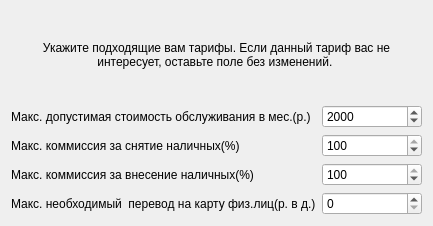
            <widget class="QWidget" name="scrollAreaWidgetContents_3">
             <property name="geometry">
              <rect>
               <x>0</x>
               <y>0</y>
               <width>433</width>
               <height>226</height>
              </rect>
             </property>
             <layout class="QGridLayout" name="gridLayout_4">
              <item row="2" column="0">
               <widget class="QLabel" name="label_14">
                <property name="text">
                 <string>Макс. коммиссия за снятие наличных(%)</string>
                </property>
               </widget>
              </item>
              <item row="2" column="1">
               <widget class="QSpinBox" name="cashComission_biz_SpinBox">
                <property name="maximum">
                 <number>100</number>
                </property>
                <property name="singleStep">
                 <number>1</number>
                </property>
                <property name="value">
                 <number>100</number>
                </property>
               </widget>
              </item>
              <item row="0" column="0" colspan="2">
               <widget class="QLabel" name="label_13">
                <property name="text">
                 <string>Укажите подходящие вам тарифы. Если данный тариф вас не интересует, оставьте поле без изменений. </string>
                </property>
                <property name="scaledContents">
                 <bool>false</bool>
                </property>
                <property name="alignment">
                 <set>Qt::AlignCenter</set>
                </property>
                <property name="wordWrap">
                 <bool>true</bool>
                </property>
               </widget>
              </item>
              <item row="3" column="0">
               <widget class="QLabel" name="label_11">
                <property name="text">
                 <string>Макс. коммиссия за внесение наличных(%)</string>
                </property>
               </widget>
              </item>
              <item row="9" column="0">
               <widget class="QLabel" name="label_17">
                <property name="text">
                 <string>Макс. необходимый  перевод на карту физ.лиц(р. в д.)</string>
                </property>
               </widget>
              </item>
              <item row="9" column="1">
               <widget class="QSpinBox" name="transfer_biz_SpinBox"/>
              </item>
              <item row="1" column="1">
               <widget class="QSpinBox" name="mounthPayment_biz_SpinBox">
                <property name="maximum">
                 <number>1000000</number>
                </property>
                <property name="value">
                 <number>2000</number>
                </property>
               </widget>
              </item>
              <item row="1" column="0">
               <widget class="QLabel" name="label_18">
                <property name="text">
                 <string>Макс. допустимая стоимость обслуживания в мес.(р.)</string>
                </property>
               </widget>
              </item>
              <item row="3" column="1">
               <widget class="QSpinBox" name="cashInputComission_biz_SpinBox">
                <property name="maximum">
                 <number>100</number>
                </property>
                <property name="singleStep">
                 <number>1</number>
                </property>
                <property name="value">
                 <number>100</number>
                </property>
               </widget>
              </item>
             </layout>
            </widget>
